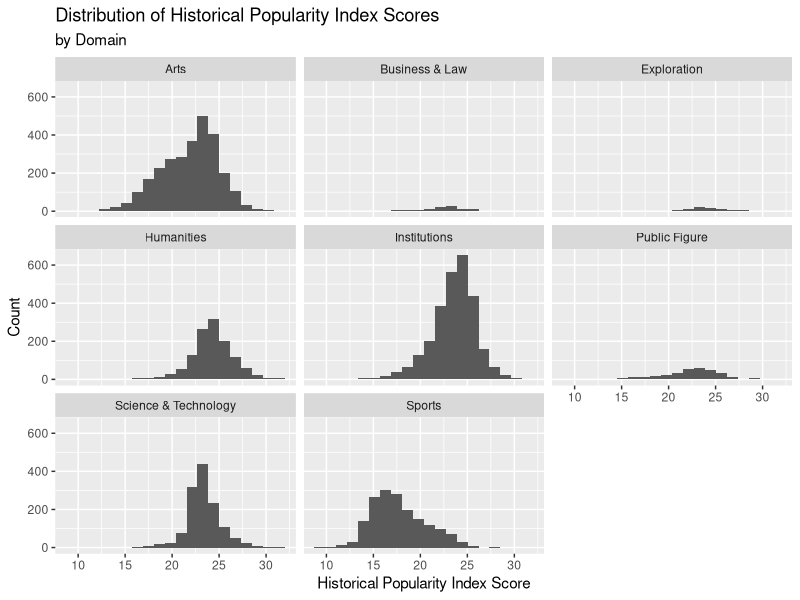
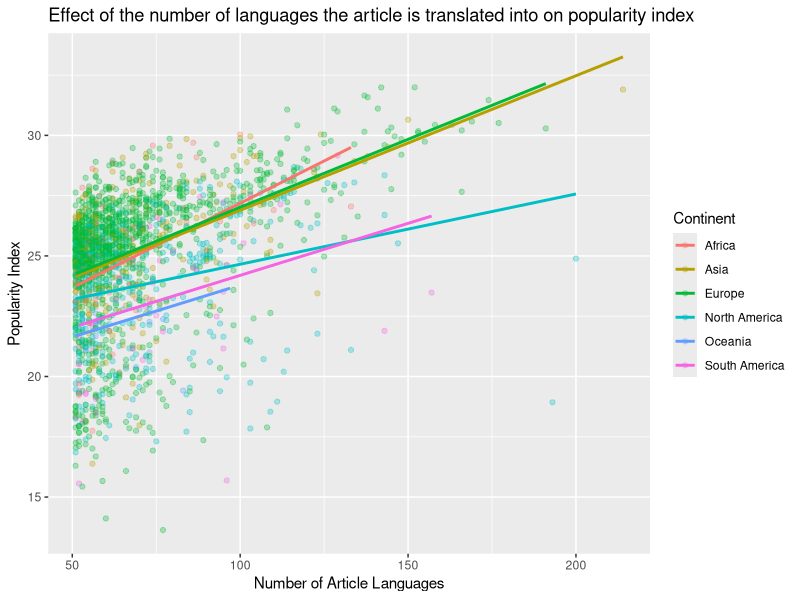

R code for these plots, in order:
## ---- chunk 1
knitr::opts_chunk$set(echo = FALSE)
## ---- chunk 2
library(tidyverse)
library(broom)
## ---- chunk 3
panth <- read_csv("data/cdatabase.csv",
                  na = c("Unknown", "1237?", "530s"))
## ---- chunk 4
panth_mod <- na.omit(panth)

panth_mod %>%
  ncol()

panth_mod %>%
  nrow()
## ---- chunk 5
panth_mod %>%
  count(domain) %>%
  arrange(desc(n))

panth_mod %>%
  count(continent) %>%
  arrange(desc(n))
## ---- chunk 6
panth_mod %>%
  ggplot(mapping = aes(x = historical_popularity_index)) +
  geom_histogram(bins = 20) + 
  facet_wrap(~domain) +
  labs(title = "Distribution of Historical Popularity Index Scores", y = "Count", 
       x = "Historical Popularity Index Score", subtitle = "by Domain")

panth_mod %>%
  summarise(mean = mean(historical_popularity_index), 
            median = median(historical_popularity_index), 
            sd = sd(historical_popularity_index))
## ---- chunk 7
panth_mod %>%
  count(sex) %>%
  mutate(prop = n/sum(n))
## ---- chunk 8
m_pop_sex <- lm(historical_popularity_index ~ sex , data = panth_mod)
tidy(m_pop_sex) %>%
  select(term, estimate)
## ---- chunk 9
glance(m_pop_sex)$r.squared
## ---- chunk 10
panth_mod%>%
  filter(birth_year > 1920)%>%
  count(sex)%>%
  mutate(prop = n/sum(n))
## ---- chunk 11
m_pop_sex2 <- lm(historical_popularity_index ~ sex , data = panth_mod%>%filter(birth_year > 1920))
tidy(m_pop_sex2) %>%
  select(term, estimate)
## ---- chunk 12
panth_mod %>%
  filter(article_languages > 50)%>%
  ggplot(mapping = aes(y = historical_popularity_index, x = article_languages,
                       color = factor(continent))) + geom_point(alpha = .3) + 
    geom_smooth(method = "lm", se = FALSE)+
    labs(x = "Number of Article Languages", y = "Popularity Index", 
    title = "Effect of the number of languages the article is translated into on popularity index", color = "Continent") 
## ---- chunk 13
m_full <- lm(historical_popularity_index ~ sex +
               domain +
               article_languages +
               continent +
               continent * article_languages,
             data = panth_mod)
tidy(m_full) %>%
  select(term, estimate)
## ---- chunk 14
glance(m_full)$r.squared
## ---- chunk 15
selected_model <- step(m_full, direction = "backward")

tidy(selected_model) %>%
  select(term, estimate)

glance(m_full)$AIC
